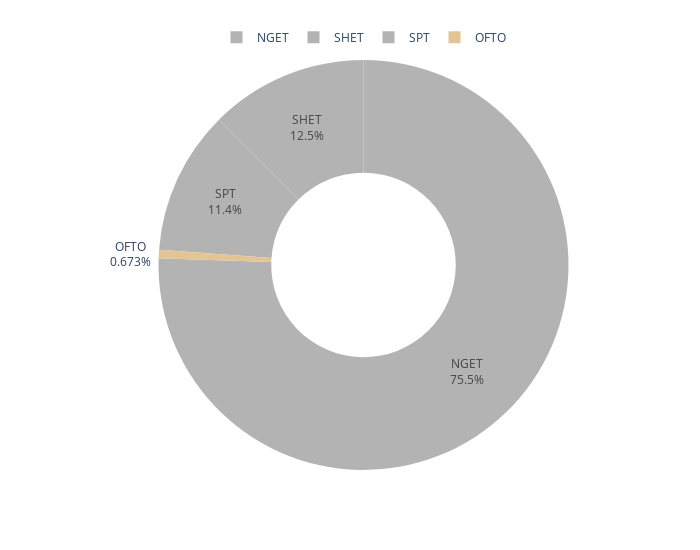

Here is the notebook cell this chart was saved with:
### Code cell
hover_text = data.groupby('HOST TO').agg({'Project Status': lambda x: ', '.join(x.unique())}).reset_index()
hover_text.rename(columns={'Project Status': 'Combined Status'}, inplace=True)
hover_merged = data.merge(hover_text, on='HOST TO', how='left')

status_TO_plot = px.pie(data_frame=hover_merged,
                     values='Connection Cap (MW)',
                     names='HOST TO',
                     hover_data='Project Status',
                     color='Project Status',
                     color_discrete_sequence=px.colors.qualitative.Set2_r,
                     hole=0.45,
                     width=700, height=550,
                     )

status_TO_plot.update_layout(legend=dict(
                                    orientation='h',
                                    yanchor='bottom',
                                    y=1.02,
                                    xanchor='center',
                                    x=0.5
                                )).update_traces(textinfo='percent+label')
status_TO_plot.show()

### Figure 1 — Plotly figure (JSON) as saved in the notebook; plotly's stock layout.template omitted (floating-point values rounded to 4 significant figures)
{"data": [{"customdata": [["Awaiting Consents", "Awaiting Consents"], ["Awaiting Consents", "Awaiting Consents"], ["Awaiting Consents", "Awaiting Consents"], ["Built", "Built"], ["Built", "Built"], ["Built", "Built"], ["Built", "Built"], ["Consents Approved", "Consents Approved"], ["Consents Approved", "Consents Approved"], ["Consents Approved", "Consents Approved"], ["Scoping", "Scoping"], ["Scoping", "Scoping"], ["Scoping", "Scoping"], ["Under Construction/Commissioning", "Under Construction/Commissioning"], ["Under Construction/Commissioning", "Under Construction/Commissioning"]], "domain": {"x": [0, 1], "y": [0, 1]}, "hole": 0.45, "hovertemplate": "HOST TO=%{label}<br>Connection Cap (MW)=%{value}<br>Project Status=%{customdata[1]}<extra></extra>", "labels": ["NGET", "SHET", "SPT", "NGET", "OFTO", "SHET", "SPT", "NGET", "SHET", "SPT", "NGET", "SHET", "SPT", "NGET", "SPT"], "legendgroup": "", "marker": {"colors": ["rgb(179,179,179)", "rgb(179,179,179)", "rgb(179,179,179)", "rgb(229,196,148)", "rgb(229,196,148)", "rgb(229,196,148)", "rgb(229,196,148)", "rgb(255,217,47)", "rgb(255,217,47)", "rgb(255,217,47)", "rgb(166,216,84)", "rgb(166,216,84)", "rgb(166,216,84)", "rgb(231,138,195)", "rgb(231,138,195)"]}, "name": "", "showlegend": true, "textinfo": "percent+label", "type": "pie", "values": [53440.0, 1634.0, 3597.0, 58540.0, 4338.0, 6644.0, 7051.0, 29090.0, 5723.0, 3534.0, 335200.0, 66320.0, 58330.0, 10710.0, 711.5]}], "layout": {"height": 550, "legend": {"orientation": "h", "tracegroupgap": 0, "x": 0.5, "xanchor": "center", "y": 1.02, "yanchor": "bottom"}, "margin": {"t": 60}, "piecolorway": ["rgb(179,179,179)", "rgb(229,196,148)", "rgb(255,217,47)", "rgb(166,216,84)", "rgb(231,138,195)", "rgb(141,160,203)", "rgb(252,141,98)", "rgb(102,194,165)"], "width": 700}}
